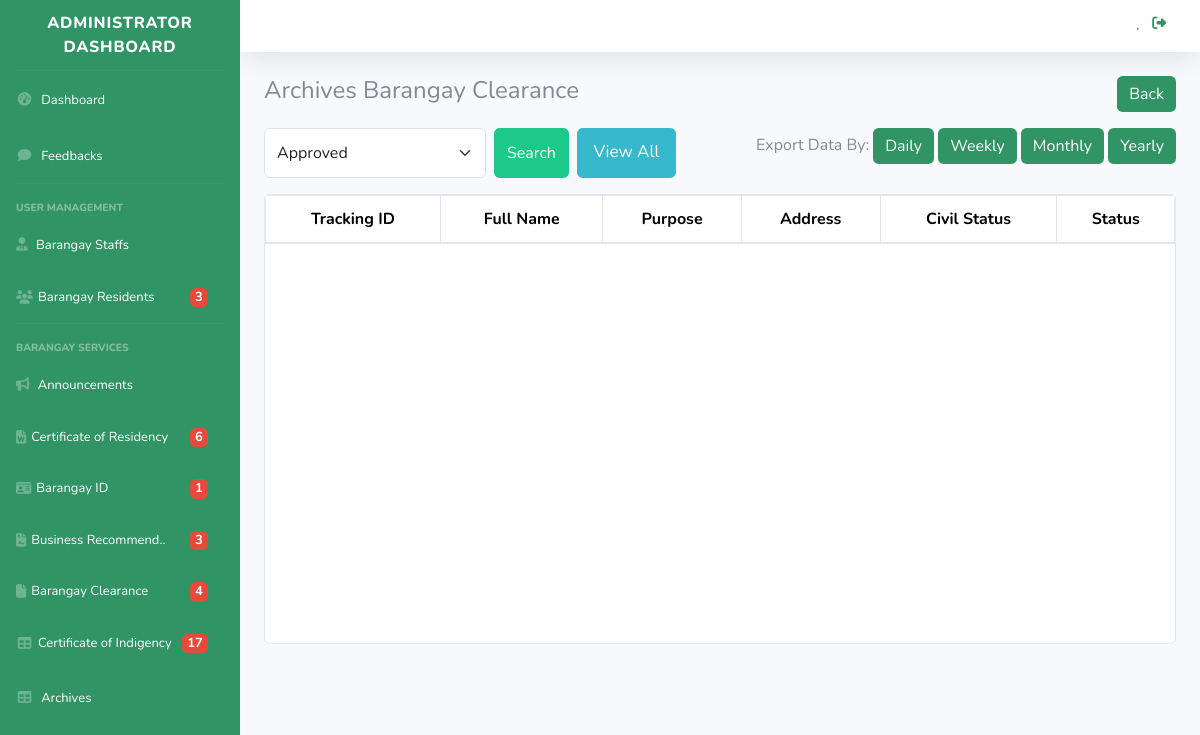
Page /archive_clearance.php on the earlier database version.
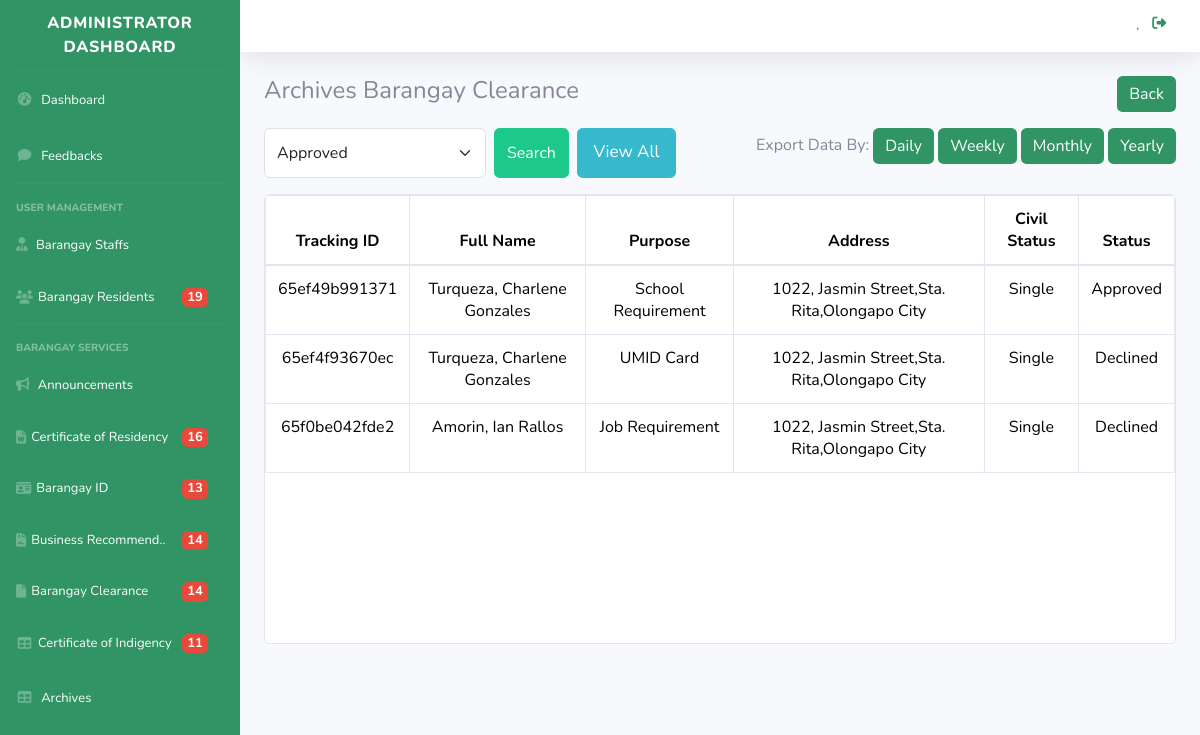
Same page on the later database version.
### tables this page shows
CREATE TABLE `tbl_clearance` (
  `id_clearance` int(11) NOT NULL,
  `track_id` varchar(15) NOT NULL,
  `id_resident` int(11) NOT NULL,
  `lname` varchar(255) NOT NULL,
  `fname` varchar(255) NOT NULL,
  `mi` varchar(255) NOT NULL,
  `bdate` text NOT NULL,
  `purpose` varchar(255) NOT NULL,
  `houseno` varchar(255) NOT NULL,
  `street` varchar(255) NOT NULL,
  `brgy` varchar(255) NOT NULL,
  `municipal` varchar(255) NOT NULL,
  `status` varchar(255) NOT NULL,
  `brgyclearance_photo` varchar(255) DEFAULT NULL,
  `form_status` varchar(255) NOT NULL DEFAULT 'Pending',
  `date` date DEFAULT NULL,
  `created_at` timestamp NOT NULL DEFAULT current_timestamp(),
  `deleted_at` datetime DEFAULT NULL
);

### classes/main.class.php (called while the page is built, shortened)
<?php
class BMISClass {
    protected $server = "mysql:host=localhost;dbname=bmis";
    protected $user = "root";
    protected $pass = "";
    protected $options = array(PDO::ATTR_ERRMODE => PDO::ERRMODE_EXCEPTION, PDO::ATTR_DEFAULT_FETCH_MODE => PDO::FETCH_ASSOC);
    public function openConn() {
        try {
            $this->con = new PDO($this->server, $this->user, $this->pass, $this->options);
            return $this->con;
        }
        catch(PDOException $e) {
            echo "Datbase Connection Error! ", $e->getMessage();
        }
    }
    public function view_clearance_done(){
        $connection = $this->openConn();
        $stmt = $connection->prepare("SELECT * FROM tbl_clearance WHERE form_status ='Approved' OR form_status='Declined'");
        $stmt->execute();
        $view = $stmt->fetchAll();
        return $view;
    }
}
?>

### tables/brgyclearance_done.php (the view, shortened to what the changed rows need)
<?php
	require 'classes/conn.php';
	if(isset($_POST['search_clearance'])){
		$keyword = $_POST['keyword'];
?>
<table class="table table-hover text-center table-bordered" >
    <thead class="alert-info sticky">
        <tr>
            <th hidden> Resident ID </th>
            <th> Tracking ID </th>
            <th> Full Name </th>
            <th> Purpose </th>
            <th> Address </th>
            <th> Civil Status </th>
            <th> Status </th>
        </tr>
    </thead>
    <tbody>
        <?php
            $formStatus = $_POST['form_status'];
            $stmnt = $conn->prepare("SELECT * FROM `tbl_clearance` WHERE (`lname` LIKE '%$keyword%' or  `mi` LIKE '%$keyword%' or  `fname` LIKE '%$keyword%'
            or  `id_resident` LIKE '%$keyword%' or  `houseno` LIKE '%$keyword%' or  `street` LIKE '%$keyword%'
            or `brgy` LIKE '%$keyword%' or `municipal` LIKE '%$keyword%' or `status` LIKE '%$keyword%' or `track_id` LIKE '%$keyword%')AND `form_status` = '$formStatus' ");
            $stmnt->execute();
            while($view = $stmnt->fetch()){
        ?>
            <tr>
                    <td hidden> <?= $view['id_clearance'];?> </td>
                    <td> <?= $view['track_id'];?> </td>
                    <td> <?= $view['lname'];?>, <?= $view['fname'];?> <?= $view['mi'];?></td>
                    <td> <?= $view['purpose'];?> </td>
                    <td> <?= $view['houseno'];?>, <?= $view['street'];?>,<?= $view['brgy'];?>,<?= $view['municipal'];?> </td>
                    <td> <?= $view['status'];?> </td>
                    <td> <?= $view['form_status'];?> </td>
                </tr>
        <?php
        }
        ?>
    </tbody>
</table>
<?php
	}else{
?>
<table class="table table-hover text-center table-bordered">
    <thead class="alert-info">
        <tr>
            <th> Tracking ID </th>
            <th> Full Name </th>
            <th> Purpose </th>
            <th> Address </th>
            <th> Civil Status </th>
            <th> Status </th>
        </tr>
    </thead>
    <tbody>
        <?php if(is_array($view)) {?>
            <?php foreach($view as $view) {?>
                <tr>
                    <td> <?= $view['track_id'];?> </td>
                    <td> <?= $view['lname'];?>, <?= $view['fname'];?> <?= $view['mi'];?></td>
                    <td> <?= $view['purpose'];?> </td>
                    <td> <?= $view['houseno'];?>, <?= $view['street'];?>,<?= $view['brgy'];?>,<?= $view['municipal'];?> </td>
                    <td> <?= $view['status'];?> </td>
                    <td> <?= $view['form_status'];?> </td>
                </tr>
            <?php
                }
            ?>
        <?php
            }
        ?>
    </tbody>
</table>
<?php
	}
?>

### dashboard_sidebar_start.php (shortened to what the changed rows need)
<!DOCTYPE html>
<html lang="en">
<head>
    <link href="vendor/fontawesome-free/css/all.min.css" rel="stylesheet" type="text/css">
        <link href="https://cdn.jsdelivr.net/npm/bootstrap@5.3.2/dist/css/bootstrap.min.css" rel="stylesheet">
    <link href="css/sb-admin-2.css" rel="stylesheet">
</head>
<body id="page-top">
    <div id="wrapper">
        <ul class="navbar-nav sidebar sidebar-dark accordion" id="accordionSidebar">
            <li class="nav-item">
                <a class="nav-link" href="admn_resident_crud.php" style="display: flex; align-items: center;">
                    <i class="fas fa-users" style="margin-right: 5px;"></i>
                    <span style="flex: 1;">Barangay Residents</span>
                    <?php $registered_users = $residentbmis->count_registered_resident(); ?>
                    <?php if($registered_users > 0) : ?>
                        <span class="badge badge-danger"><?php echo $registered_users; ?></span>
                    <?php endif; ?>
                </a>
            </li>
            <li class="nav-item">
                <a class="nav-link" href="admn_certofres.php" style="display: flex; align-items: center;">
                    <i class="fas fa-file-word" style="margin-right: 5px;"></i>
                    <span style="flex: 1;">Certificate of Residency</span>
                    <?php $registered_users = $residentbmis->count_residency(); ?>
                    <?php if($registered_users > 0) : ?>
                        <span class="badge badge-danger" style="margin-left:6px;font-size:10px;"><?php echo $registered_users; ?></span>
                    <?php endif; ?>
                </a>
            </li>
            <li class="nav-item">
                <a class="nav-link" href="admn_brgyid.php" style="display: flex; align-items: center;">
                    <i class="fas fa-id-card" style="margin-right: 5px;"></i>
                    <span style="flex: 1;">Barangay ID </span>
                    <?php $registered_users = $residentbmis->count_id(); ?>
                    <?php if($registered_users > 0) : ?>
                        <span class="badge badge-danger" style="margin-left:70px;font-size:10px;"><?php echo $registered_users; ?></span>
                    <?php endif; ?></a>
            </li>
            <li class="nav-item">
                <a class="nav-link" href="admn_bspermit.php" style="display: flex; align-items: center;">
                    <i class="fas fa-file-contract" style="margin-right: 5px;"></i>
                    <span style="flex: 1;">Business Recommend..</span>
                    <?php $registered_users = $residentbmis->count_bussiness(); ?>
                    <?php if($registered_users > 0) : ?>
                        <span class="badge badge-danger" style="margin-left:9px;font-size:10px;"><?php echo $registered_users; ?></span>
                    <?php endif; ?></a>
            </li>
            <li class="nav-item">
                <a class="nav-link" href="admn_brgyclearance.php" style="display: flex; align-items: center;">
                    <i class="fas fa-file" style="margin-right: 5px;"></i>
                    <span style="flex: 1;">Barangay Clearance</span>
                    <?php $registered_users = $residentbmis->count_clearance(); ?>
                    <?php if($registered_users > 0) : ?>
                        <span class="badge badge-danger" style="margin-left:27px;font-size:10px;"><?php echo $registered_users; ?></span>
                    <?php endif; ?></a>
            </li>
            <li class="nav-item">
                <a class="nav-link" href="admn_certofindigency.php" style="display: flex; align-items: center;">
                    <i class="fas fa-fw fa-table" style="margin-right: 5px;"></i>
                    <span style="flex: 1;">Certificate of Indigency</span>
                    <?php $registered_users = $residentbmis->count_indigency(); ?>
                    <?php if($registered_users > 0) : ?>
                        <span class="badge badge-danger" style="margin-left:2px;font-size:10px;"><?php echo $registered_users; ?></span>
                    <?php endif; ?></a>
            </li>
        </ul>
        <div id="content-wrapper" class="d-flex flex-column">
            <div id="content">

Differences in the rows shown:
now on this page (row edited): tbl_clearance: track "65ef49b991371", lname "Turqueza", fname "Charlene", mi "Gonzales", purpose "School Requirement", houseno "1022", street "Jasmin Street", brgy "Sta. Rita", municipal "Olongapo City", status "Single", form_status "Approved"
added tbl_clearance: track "65ef4f93670ec", lname "Turqueza", fname "Charlene", mi "Gonzales", purpose "UMID Card", houseno "1022", street "Jasmin Street", brgy "Sta. Rita", municipal "Olongapo City", status "Single", form_status "Declined"
added tbl_clearance: track "65f0be042fde2", lname "Amorin", fname "Ian", mi "Rallos", purpose "Job Requirement", houseno "1022", street "Jasmin Street", brgy "Sta. Rita", municipal "Olongapo City", status "Single", form_status "Declined"
Other differences:
$registered_users: "3" → "19"
$registered_users: "6" → "16"
$registered_users: "1" → "13"
$registered_users: "3" → "14"
$registered_users: "4" → "14"
$registered_users: "17" → "11"
